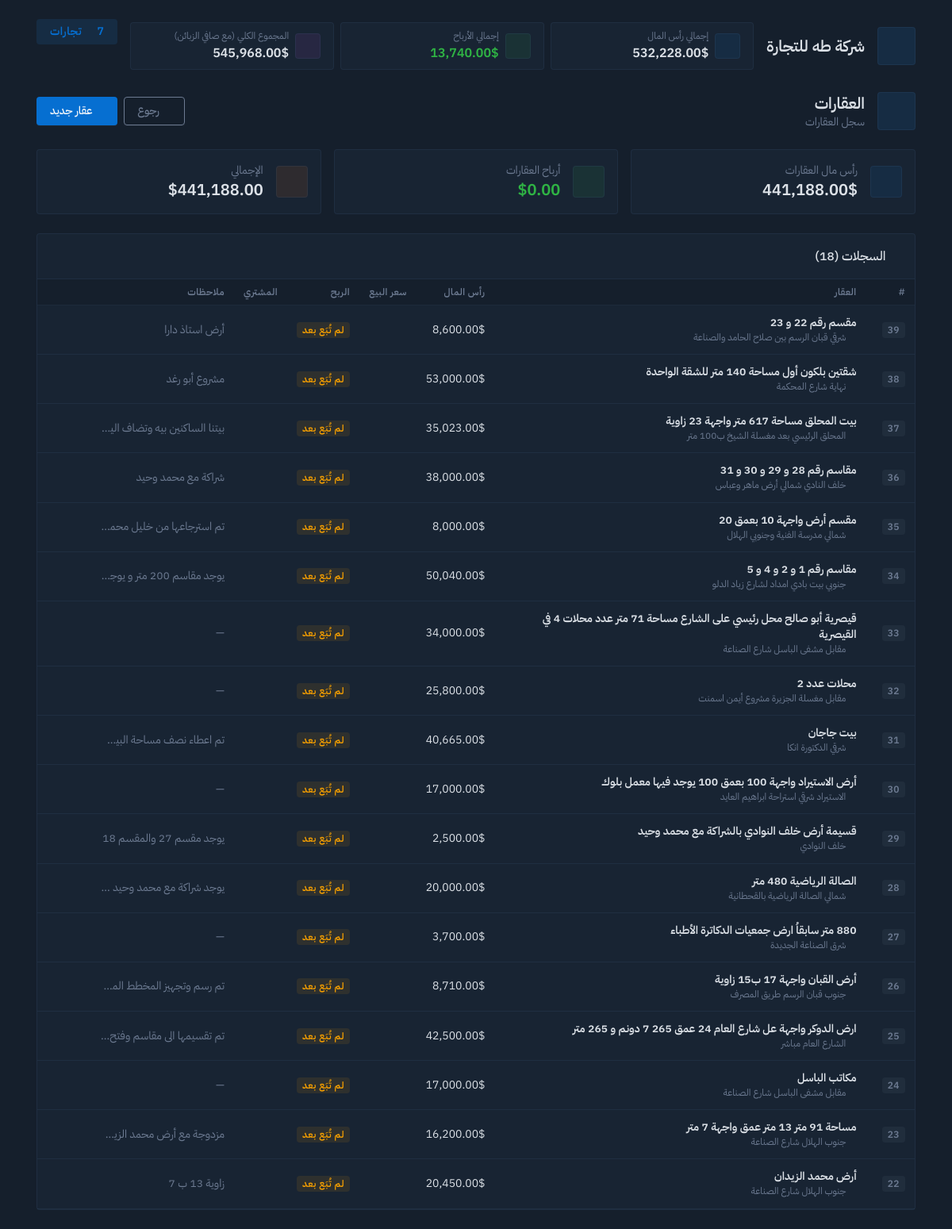
/property, run on the app's committed database.
### tables this page shows
CREATE TABLE property (
      id          INTEGER PRIMARY KEY AUTOINCREMENT,
      discreption TEXT NOT NULL,
      address     TEXT NOT NULL,
      buy_price   REAL NOT NULL,
      sell_price  REAL,
      seller_name TEXT NOT NULL,          -- old owner
      buyer_name  TEXT,                   -- new owner (empty until sold)
      buy_date    TEXT,
      sell_date   TEXT,
      longitude   REAL,
      latitude    REAL,
      notes       TEXT
    );

### app.py (the view)
@app.route('/property')
def property():
  return render_template('property.html', title="العقارات", property=Properties().property_html_dict())

### app.py (called while the page is built)
@app.context_processor
def inject_db():
  return {
    "trades": Trades().trades_html_dict,
    "company_name": "شركة طه للتجارة",
    "truck": get_truck_dict(),
    "mixer": get_mixer_dict(),
    "block_factory": get_block_factory_dict(),
  }

### classes.py (called while the page is built, shortened)
  @property
  def total_properties_improvements_costs(self):
    costs = 0
    for row in self.property_improvements_table:
      costs += row['cost']
    return costs

  def get_total_costs_by_id(self, property_id):
    costs = 0
    for r in self.property_improvements_table:
      if r['property_id'] == property_id:
        costs += r['cost']
    return costs

  @property
  def property_table_with_cost(self):
    pwc = []
    for r in self.property_table:
      r['cost'] = self.get_total_costs_by_id(r['id'])
      pwc.append(r)
    return pwc

  @property
  def total_base(self):
    bases = 0
    for p in self.property_table:
      bases += p['buy_price']
    bases += self.total_properties_improvements_costs
    return bases

  def is_property_sold(self, id):
    for r in self.property_table:
      if r['id'] == id:
        return bool(r['sell_price'])

  @property
  def total_profit(self):
    profit = 0
    for p in self.property_table:
      if self.is_property_sold(p['id']):
        profit += p['sell_price'] - self.get_total_property_base_by_id(p['id'])
    return profit

  def property_html_dict(self, data=True):
    if len(self.property_table) <= 0:
      if len(self.property_table) == 0:
        content = 'خطأ: لاتوجد عقارات بعد.'
      else:
        content = 'خطأ: مشكلة في عدد العقارات.'
      return {
        'status': 'error',
        'content': content,
        'name': 'عقارات',
        'url': '/property',
        'base': 0,
        'profit': 0,
      }
    else:
      return {
        'status': 'success',
        'content': self.property_table_with_cost if data else None,
        'name': 'عقارات',
        'url': '/property',
        'base': self.total_base,
        'profit': self.total_profit,
      }

  def customer_html_dict(self, data=True):
    if len(self.customer_table) <= 0 :
      if len(self.customer_table) == 0:
        content = 'خطأ: لايوجد زبائن بعد.'
      else:
        content = 'خطأ: مشكلة في عدد الزبائن.'
      return {
        'status': 'error',
        'content': content,
        'name': 'الزبائن',
        'url': '/customer',
        'for_us': 0,
        'for_them': 0,
      }

### templates/property.html (shortened to what this page needs)
{% extends "layout.html" %}
{% block trade %}
{% set ok = property['status'] != 'error' %}
{% set records = property.get('content', []) if ok else [] %}
{% set count = records | length %}
<div class="row align-items-center g-3 mb-4">
  <div class="col">
    <div class="d-flex align-items-center gap-3">
      <span class="avatar avatar-lg bg-primary-lt"><i class="ti ti-truck-delivery fs-1"></i></span>
      <div>
        <h2 class="mb-0">العقارات</h2>
        <div class="text-secondary">سجل العقارات</div>
      </div>
    </div>
  </div>
  <div class="col-auto d-flex gap-2">
    <a href="/" class="btn btn-outline-secondary">
      <i class="ti ti-arrow-right me-1"></i>
      رجوع
    </a>
    <button class="btn btn-primary" data-bs-toggle="modal" data-bs-target="#recordModal" onclick="openAdd()">
      <i class="ti ti-plus me-1"></i>عقار جديد
    </button>
  </div>
</div>
<div class="row row-cards mb-4">
  <div class="col-md-4">
    <div class="card card-sm">
      <div class="card-body">
        <div class="row align-items-center">
          <div class="col-auto"><span class="avatar bg-blue-lt"><i class="ti ti-coin fs-2"></i></span></div>
          <div class="col">
            <div class="text-secondary">رأس مال العقارات</div>
            <div class="h2 mb-0">{{ '{:,.2f}'.format(property['base']) }}$</div>
          </div>
        </div>
      </div>
    </div>
  </div>
  <div class="col-md-4">
    <div class="card card-sm">
      <div class="card-body">
        <div class="row align-items-center">
          <div class="col-auto">
            <span class="avatar {{ 'bg-green-lt' if property['profit'] >= 0 else 'bg-red-lt' }}">
              <i class="ti {{ 'ti-trending-up' if property['profit'] >= 0 else 'ti-trending-down' }} fs-2"></i>
            </span>
          </div>
          <div class="col">
            <div class="text-secondary">أرباح العقارات</div>
            <div class="h2 mb-0 {{ 'text-green' if property['profit'] >= 0 else 'text-red' }}">
              <span dir="ltr">{{ '{:,.2f}'.format(property['profit']) }}</span>$
            </div>
          </div>
        </div>
      </div>
    </div>
  </div>
  <div class="col-md-4">
    <div class="card card-sm">
      <div class="card-body">
        <div class="row align-items-center">
          <div class="col-auto"><span class="avatar bg-orange-lt"><i class="ti ti-chart-line fs-2"></i></span></div>
          <div class="col">
            <div class="text-secondary">الإجمالي</div>
            <div class="h2 mb-0">
              <span dir="ltr">{{ '{:,.2f}'.format(property['base'] + property['profit']) }}</span>$
            </div>
          </div>
        </div>
      </div>
    </div>
  </div>
</div>
<div class="card">
  <div class="card-header">
    <h3 class="card-title"><i class="ti ti-list-details me-1"></i>السجلات ({{ count }})</h3>
  </div>
  {% if records %}
  <div class="table-responsive">
    <table class="table table-vcenter card-table table-hover">
      <thead>
        <tr>
          <th class="w-1">#</th>
          <th>العقار</th>
          <th>رأس المال</th>
          <th>سعر البيع</th>
          <th>الربح</th>
          <th>المشتري</th>
          <th>ملاحظات</th>
          <th class="w-1"></th>
        </tr>
      </thead>
      <tbody>
        {% for r in records | sort(attribute='id', reverse=True) %}
          {% set sold = r['sell_price'] is not none %}
          <tr>
            <td><span class="badge bg-secondary-lt">{{ r['id'] }}</span></td>
            <td>
              <div class="fw-semibold">{{ r['discreption'] or 'بدون وصف' }}</div>
              <div class="text-secondary small"><i class="ti ti-map-pin me-1"></i>{{ r['address'] or '—' }}</div>
            </td>
            <td class="text-nowrap"><span dir="ltr">{{ '{:,.2f}'.format(r['buy_price'] + r['cost']) }}$</span></td>
            <td class="text-nowrap">
            </td>
            <td>
              {% if sold %}
              {% set diff = r['sell_price'] - r['buy_price'] - r['cost']%}
              <span class="badge {{ 'bg-green-lt text-green' if diff >= 0 else 'bg-red-lt text-red' }} fs-5">
                <i class="ti {{ 'ti-arrow-up-right' if diff >= 0 else 'ti-arrow-down-right' }} me-1"></i>
                <span dir="ltr">{{ '{:,.2f}'.format(diff) }}$</span>
              </span>
              {% else %}
              <span class="badge bg-yellow-lt text-yellow">لم تُبَع بعد</span>
              {% endif %}
            </td>
            <td>
            </td>
            <td class="text-secondary text-truncate" style="max-width: 180px;" title="{{ r['notes'] or '' }}">
              {{ r['notes'] or '—' }}
            </td>
            <td>
              <a href="/property/{{ r['id'] }}/info" class="btn btn-icon btn-ghost-secondary" title="تفاصيل">
                <i class="ti ti-chevron-left"></i>
              </a>
            </td>
          </tr>
        {% endfor %}
      </tbody>
    </table>
  </div>
  {% else %}
  <div class="empty">
    <div class="empty-icon"><i class="ti ti-mood-empty fs-1"></i></div>
    <p class="empty-title">لا توجد سجلات بعد</p>
    <p class="empty-subtitle text-secondary">ابدأ بإضافة أول عقار</p>
  </div>
  {% endif %}
</div>
{% endblock %}

### static/css/global.css (style rules this page uses)
:root { --tblr-font-sans-serif: 'IBM Plex Sans Arabic', -apple-system, 'BlinkMacSystemFont', 'Segoe UI', 'Roboto', 'Helvetica Neue', Arial, sans-serif; }

### data on the page
property: id "39", discreption "مقسم رقم 22 و 23", address "شرقي قبان الرسم بين صلاح الحامد والصناعة", r['buy_price']+r['cost'] "8,600.00", notes "أرض استاذ دارا"
property: id "38", discreption "شقتين بلكون أول مساحة 140 متر للشقة الواحدة", address "نهاية شارع المحكمة", r['buy_price']+r['cost'] "53,000.00", notes "مشروع أبو رغد"
property: id "37", discreption "بيت المحلق مساحة 617 متر واجهة 23 زاوية", address "المحلق الرئيسي بعد مغسلة الشيخ ب100 متر", r['buy_price']+r['cost'] "35,023.00"
property: id "36", discreption "مقاسم رقم 28 و 29 و 30 و 31", address "خلف النادي شمالي أرض ماهر وعباس", r['buy_price']+r['cost'] "38,000.00", notes "شراكة مع محمد وحيد"
property: id "35", discreption "مقسم أرض واجهة 10 بعمق 20", address "شمالي مدرسة الفنية وجنوبي الهلال", r['buy_price']+r['cost'] "8,000.00"
property: id "34", discreption "مقاسم رقم 1 و 2 و 4 و 5", address "جنوبي بيت بادي امداد لشارع زياد الدلو", r['buy_price']+r['cost'] "50,040.00"
property: id "33", discreption "قيصرية أبو صالح محل رئيسي على الشارع مساحة 71 متر عدد محلات 4 في القيصرية", address "مقابل مشفى الباسل شارع الصناعة", r['buy_price']+r['cost'] "34,000.00", notes "—"
property: id "32", discreption "محلات عدد 2", address "مقابل مغسلة الجزيرة مشروع أيمن اسمنت", r['buy_price']+r['cost'] "25,800.00", notes "—"
property: id "31", discreption "بيت جاجان", address "شرقي الدكتورة انكا", r['buy_price']+r['cost'] "40,665.00"
property: id "30", discreption "أرض الاستيراد واجهة 100 بعمق 100 يوجد فيها معمل بلوك", address "الاستيراد شرقي استراحة ابراهيم العايد", r['buy_price']+r['cost'] "17,000.00", notes "—"
property: id "29", discreption "قسيمة أرض خلف النوادي بالشراكة مع محمد وحيد", address "خلف النوادي", r['buy_price']+r['cost'] "2,500.00", notes "يوجد مقسم 27 والمقسم 18"
property: id "28", discreption "الصالة الرياضية 480 متر", address "شمالي الصالة الرياضية بالقحطانية", r['buy_price']+r['cost'] "20,000.00"
property: id "27", discreption "880 متر سابقاُ ارض جمعيات الدكاترة الأطباء", address "شرق الصناعة الجديدة", r['buy_price']+r['cost'] "3,700.00", notes "—"
property: id "26", discreption "أرض القبان واجهة 17 ب15 زاوية", address "جنوب قبان الرسم طريق المصرف", r['buy_price']+r['cost'] "8,710.00"
property: id "25", discreption "ارض الدوكر واجهة عل شارع العام 24 عمق 265 7 دونم و 265 متر", address "الشارع العام مباشر", r['buy_price']+r['cost'] "42,500.00"
property: id "24", discreption "مكاتب الباسل", address "مقابل مشفى الباسل شارع الصناعة", r['buy_price']+r['cost'] "17,000.00", notes "—"
property: id "23", discreption "مساحة 91 متر 13 متر عمق واجهة 7 متر", address "جنوب الهلال شارع الصناعة", r['buy_price']+r['cost'] "16,200.00"
property: id "22", discreption "أرض محمد الزيدان", address "جنوب الهلال شارع الصناعة", r['buy_price']+r['cost'] "20,450.00", notes "زاوية 13 ب 7"

### other printed values
{{ company_name }} "شركة طه للتجارة"
{{ '{:,.2f}'.format(trades['total_base']) }} "532,228.00"
{{ '{:,.2f}'.format(trades['total_profit']) }} "13,740.00"
{{ '{:,.2f}'.format(trades['total_base'] + trades['total_profit']) }} "545,968.00"
{{ '{:,.2f}'.format(property['base']) }} "441,188.00"
{{ '{:,.2f}'.format(property['profit']) }} "0.00"
{{ '{:,.2f}'.format(property['base'] + property['profit']) }} "441,188.00"
{{ count }} "18"
